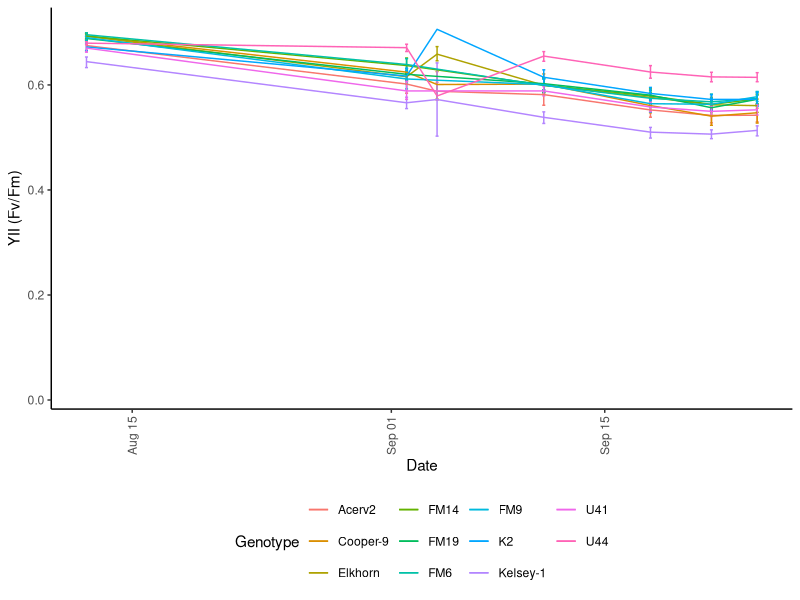
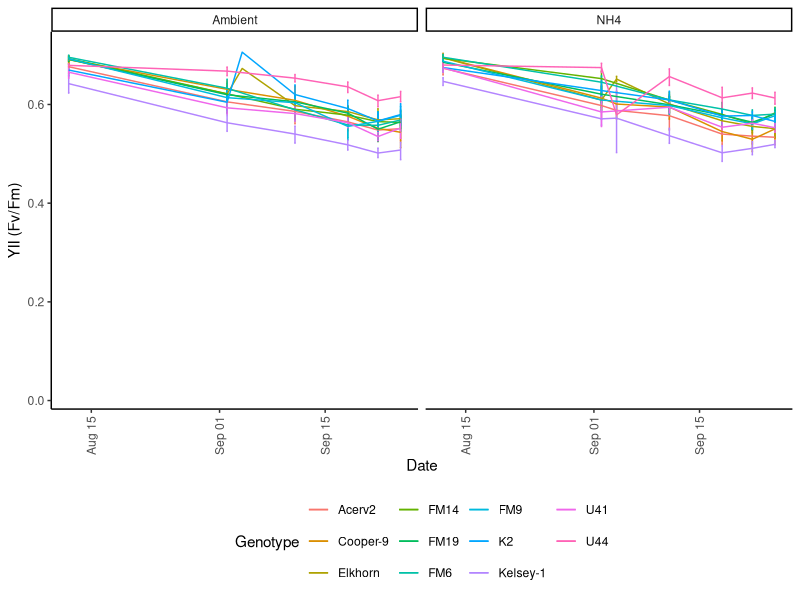
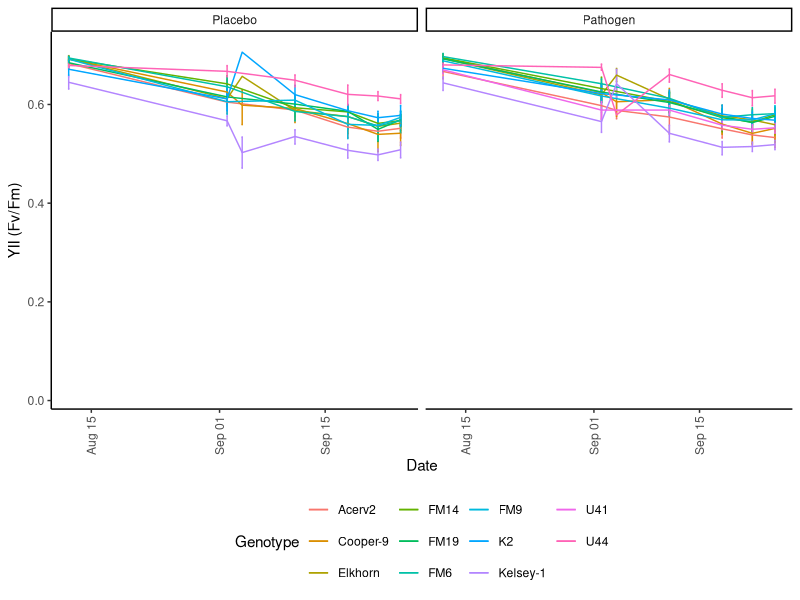
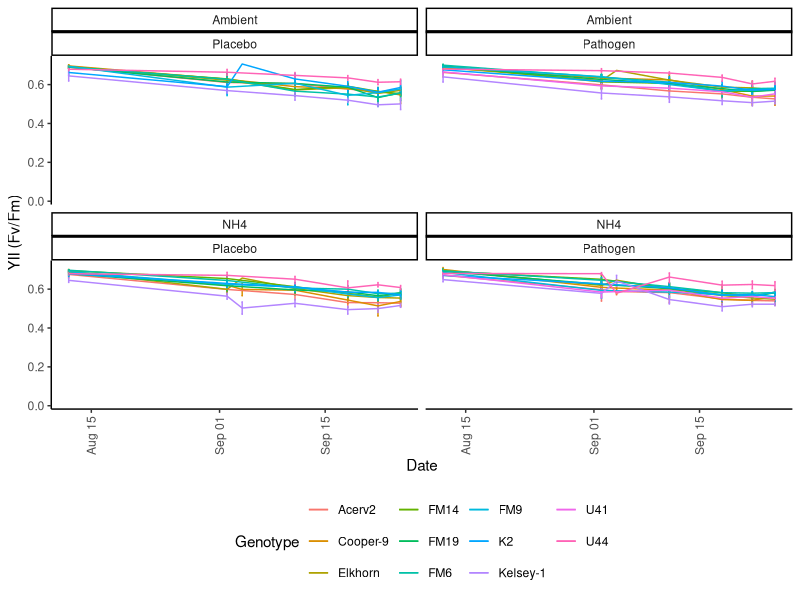
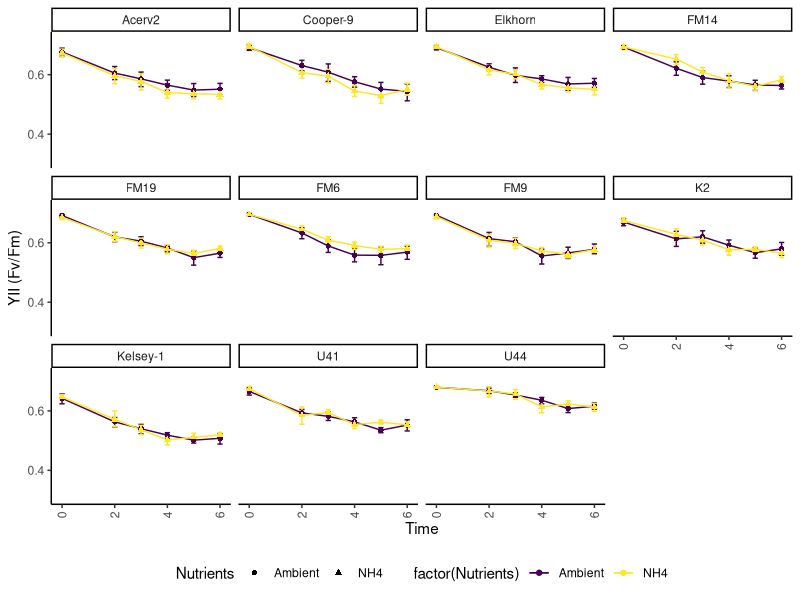
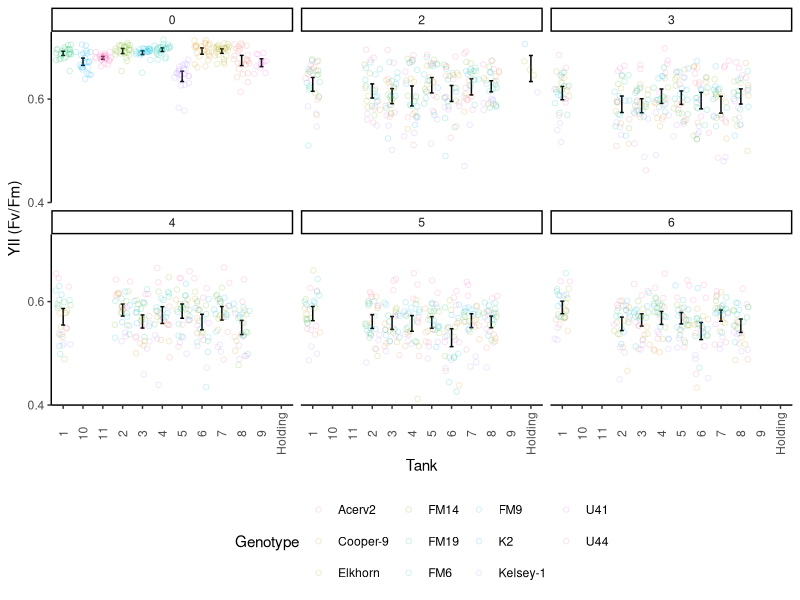
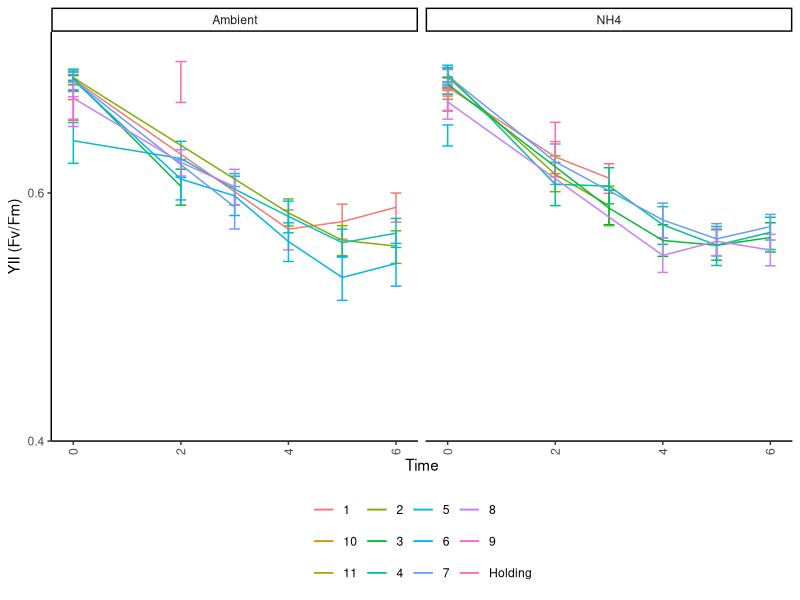
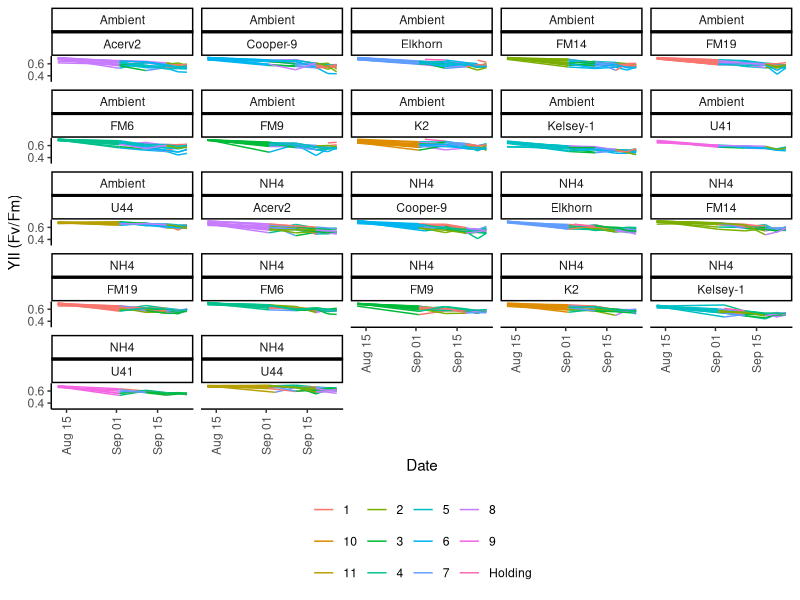

Here is the R script that generated these plots, in order: (Note: this script raises an error after producing the figures.)
## ---- chunk 1
knitr::opts_chunk$set(echo = TRUE, warning=FALSE, message=FALSE, fig.width=7, fig.height=7 )
## ---- chunk 2

# Get all libraries and sources required to run the script

library(dplyr)
library(plyr)
library(reshape2)
library(ggplot2)
library(ggthemes)

theme_set (theme_classic() + theme(panel.grid.major = element_blank(),
                              panel.grid.minor = element_blank(), 
                              axis.line = element_line(colour = "black"),
                              legend.position="none",
                              axis.text.x = element_text(angle = 90, vjust = 0.5),
                              plot.title = element_text(size=12, face="bold"),
                              #panel.border = element_rect(colour = "black", fill=NA, size=1)
                              panel.border = element_blank()
                              ))
## ---- chunk 3

# 1. Import data: 

  # Long format Ssid YII
    YII.Tall<-read.csv("Data/YII_tall.csv")

  # Wide format 
    # YII.wide<- YII.Tall<-readRDS("Data/YII.Wide.rds")
    # YII.Wide<-read.csv("Data/YII_Wide.csv")
  
  #summary(YII.Tall)


# 2. Data clean-up an types: 
  
  # Variable types 
    #YII.nutrients$Time <- as.factor(YII.nutrients$Time)
    YII.Tall$Time<-as.numeric(YII.Tall$Time)
    YII.Tall$Date<-as.Date(YII.Tall$Date, "%Y-%m-%d")
    YII.Tall$Days<-(as.numeric(YII.Tall$Date)-18486)
  
  # Remove-unused data    
    Extras <- YII.Tall[which (YII.Tall$Nutrients=="Extra"), ]
    YII.Tall <- droplevels(YII.Tall[!rownames(YII.Tall) %in%
                                        rownames(Extras), ])
    
    Error <- YII.Tall[which (YII.Tall$YII==0), ]
    YII.Tall <- droplevels(YII.Tall[!rownames(YII.Tall) %in%
                                        rownames(Error), ])
  # Treatments
    YII.Tall$Nutrients<-factor(YII.Tall$Nutrients, 
                             levels= c("Ambient", "NH4"), ordered=TRUE)
    YII.Tall$Disease<-factor(YII.Tall$Disease, 
                             levels= c("Placebo", "Pathogen"), ordered=TRUE)
  # Replicates
    YII.Tall$Tank<-factor(YII.Tall$Tank, ordered=FALSE)
    YII.Tall$Genotype<-factor(YII.Tall$Genotype, ordered=FALSE)
  
  summary(YII.Tall)

# Subset data  
YII.CRF<-YII.Tall[which(YII.Tall$Genotype=='K2'|
                      YII.Tall$Genotype=='U41'|
                      YII.Tall$Genotype=='U44'), ]

YII.UM<-YII.Tall[which(YII.Tall$Genotype=='Acerv2'|
                      YII.Tall$Genotype=='Cooper-9'|
                      YII.Tall$Genotype=='Elkhorn'|
                      YII.Tall$Genotype=='Kelsey-1'), ]

YII.FWC<-YII.Tall[which(YII.Tall$Genotype=='FM14'|
                      YII.Tall$Genotype=='FM6'|
                      YII.Tall$Genotype=='FM19'|
                      YII.Tall$Genotype=='FM9'), ]
## ---- chunk 4
# Genotype

YII_Genet<- ggplot(YII.Tall, aes (Date, YII, colour=Genotype)) +
  stat_summary(fun.data = "mean_cl_boot",geom = "errorbar", width = 0.2 )+
  stat_summary(fun.y=mean, geom="line") + 
  #geom_jitter(alpha=0.5, shape=21)+
  theme(legend.position = "bottom")+
  scale_y_continuous(limits = c(0, .73),
                         breaks = seq(0, 0.7,0.2),  
                         expand = c(0.01, 0.01),
                         name=("YII (Fv/Fm)"))
  
YII_Genet

YII_Genet+ facet_wrap(~Nutrients)
YII_Genet+ facet_wrap(~Disease)
YII_Genet+ facet_wrap(Nutrients~Disease)


YII_Genet<- ggplot(YII.Tall, aes (Time, YII, colour=factor(Nutrients), shape=Nutrients)) +
  stat_summary(fun.data = "mean_cl_boot",geom = "errorbar", width = 0.2 )+
  stat_summary(fun.y=mean, geom="line") + 
  stat_summary(fun.y=mean, geom="point") +
  #geom_jitter(alpha=0.2)+
  theme(legend.position = "bottom")+
  scale_y_continuous(limits = c(0.3, .73),
                         breaks = seq(0, 0.7,0.2),  
                         expand = c(0.01, 0.01),
                         name=("YII (Fv/Fm)"))
YII_Genet+ facet_wrap(~Genotype)
## ---- chunk 5
YII_Tank<- ggplot(YII.Tall, aes (Tank, YII)) +
  stat_summary(fun.data = "mean_cl_boot",geom = "errorbar", width = 0.2 )+
  stat_summary(fun.y=mean, geom="line") + 
  scale_y_continuous(limits = c(0.4, .73),
                         breaks = seq(0, 0.7,0.2),  
                         expand = c(0, 0),
                         name=("YII (Fv/Fm)"))+
  geom_jitter(aes(colour=Genotype), alpha=0.2, shape=21)+
  facet_wrap(~Time) +
  theme(legend.position = "bottom")
YII_Tank

YII_Tank2<- ggplot(YII.Tall, aes (Time, YII, colour=(Tank))) + 
      
  stat_summary(fun.data = "mean_cl_boot",geom = "errorbar", width = 0.2 )+
  stat_summary(fun.y=mean, geom="line") + 
     scale_y_continuous(limits = c(0.4, .73),
                         breaks = seq(0, 0.7,0.2),  
                         expand = c(0, 0),
                         name=("YII (Fv/Fm)"))+
    
    theme(legend.position="bottom",
        legend.title = element_blank(), 
        strip.background =element_rect(fill=NA)) 
YII_Tank2+facet_wrap(~Nutrients)

# YII_Tank+ facet_wrap(Time~Nutrients)
# YII_Tank+ facet_wrap(Time~Disease)
## ---- chunk 6
YII_Frag<- ggplot(YII.Tall, aes (Date, YII, group=(Fragment),
                                    colour=factor(Tank))) + 
      geom_line()+
      
     scale_y_continuous(limits = c(0.3, .73),
                         breaks = seq(0, 0.7,0.2),  
                         expand = c(0, 0),
                         name=("YII (Fv/Fm)"))+
    
    theme(legend.position="bottom",
        legend.title = element_blank(), 
        strip.background =element_rect(fill=NA)) 
YII_Frag+facet_wrap(Nutrients~Genotype)


YII_Frag1 <- ggplot(YII.Tall, aes (Date, YII, group=(Fragment),
                                    colour=factor(Genotype))) + 
      geom_line()+
      
     scale_y_continuous(limits = c(0.4, .73),
                         breaks = seq(0, 0.7,0.2),  
                         expand = c(0, 0),
                         name=("YII (Fv/Fm)"))+
    
    theme(legend.position="bottom",
        legend.title = element_blank(), 
        strip.background =element_rect(fill=NA)) 
YII_Frag1+facet_wrap(Nutrients~A_Tank)

## ---- chunk 7

YII_Nutrient<- ggplot(YII.Tall, aes (Date, YII,
                                    group=(Genotype),
                                    colour=factor(Genotype))) + 
      
  stat_summary(fun.data = "mean_cl_boot",geom = "errorbar", width = 0.5 )+
  stat_summary(fun.y=mean, geom="line") + 
     scale_y_continuous(limits = c(0.0, .73),
                         breaks = seq(0, 0.7,0.2),  
                         expand = c(0, 0),
                         name=("YII (Fv/Fm)"))+
  geom_vline(xintercept = as.Date("2020-09-14"), linetype=3)+
    
    theme(legend.position="bottom",
        legend.title = element_blank(), 
        strip.background =element_rect(fill=NA)) 
YII_Nutrient+facet_wrap(~Nutrients)

YII_Disease<- ggplot(YII.Tall, aes (Time, YII, group=(Genotype),
                                    colour=factor(Genotype))) + 
      
  stat_summary(fun.data = "mean_cl_boot",geom = "errorbar", width = 0.2 )+
  stat_summary(fun.y=mean, geom="line") + 
     scale_y_continuous(limits = c(0.4, .73),
                         breaks = seq(0, 0.7,0.2),  
                         expand = c(0, 0),
                         name=("YII (Fv/Fm)"))+
    
    theme(legend.position="bottom",
        legend.title = element_blank(), 
        strip.background =element_rect(fill=NA)) 
YII_Disease+facet_wrap(~Disease)

## ---- chunk 8
YII_Genotype<- ggplot(YII.Tall, aes (Date, YII, colour=factor(Nutrients))) +
  stat_summary(fun.data = "mean_cl_boot",geom = "errorbar", width = 0.2 )+
  stat_summary(fun.y=mean, geom="line")
YII_Genotype +  facet_grid (~Disease)
YII_Genotype +  facet_wrap(~Genotype)

YII_Genotype<- ggplot(YII.Tall, aes (Time, YII, colour=factor(Nutrients))) +
  stat_summary(fun.data = "mean_cl_boot",geom = "errorbar", width = 0.2 )+
  stat_summary(fun.y=mean, geom="line")
YII_Genotype + facet_grid (Genotype~.)

YII_Genotype<- ggplot(YII.Tall, aes (Time, YII, colour=factor(Fragment))) +
  # stat_summary(fun.data = "mean_cl_boot",geom = "errorbar", width = 0.2 )+
  #stat_summary(fun.y=mean, geom="point", size =3, alpha=0.5) +
  stat_summary(fun.y=mean, geom="line") +   theme_gdocs()
YII_Genotype + ylim(0.2, 0.65) + facet_grid (Genotype~Nutrients) + theme(legend.position="none")
  # xlim(as.Date(c("2017-11-01", "2018-02-30")))

# Nutrients

YII_Treat<- ggplot(YII.Tall, aes (Date, YII, colour=factor(Nutrients))) +   stat_summary(fun.data = "mean_cl_boot",geom = "errorbar", width = 0.2)+
  stat_summary(fun.y=mean, geom="point", size =3, alpha=0.5) +
  stat_summary(fun.y=mean, geom="line") + theme_gdocs()
YII_Treat  + ylim(0.2, 0.7) #+ xlim(as.Date(c("2017-11-01", "2018-01-20"))) +
   #facet_grid (~Replicate)  #+ geom_jitter()

YII_Date <- ggplot(YII.Tall, aes (Nutrients, YII, colour=factor(Nutrients))) +
  stat_summary(fun.data = "mean_cl_boot",geom = "errorbar", width = 0.2)+
  stat_summary(fun.y=mean, geom="point", size =3, alpha=0.5) +
  theme_gdocs() 
YII_Date + facet_grid (Genotype~Date) + theme(legend.position="none")

## ---- chunk 9

# After nutrients 

YII.nutrients<-YII.Tall[which(YII.Tall$Time>4),]

YII_Genotype<- ggplot(YII.nutrients, aes (Date, YII, colour=factor(Genotype))) +
  stat_summary(fun.data = "mean_cl_boot",geom = "errorbar", width = 0.2 )+
  #stat_summary(fun.y=mean, geom="point", size =3, alpha=0.5) +
  stat_summary(fun.y=mean, geom="line") +   theme_gdocs()
YII_Genotype + ylim(0.2, 0.7) + facet_grid (Nutrients~.)

YII_Nut<- ggplot(YII.nutrients, aes (Date, YII, colour=factor(Nutrients))) +
  stat_summary(fun.data = "mean_cl_boot",geom = "errorbar", width = 0.2 )+
  stat_summary(fun.y=mean, geom="point", size =3, alpha=0.5) +
  stat_summary(fun.y=mean, geom="line") +   theme_gdocs()
YII_Nut + ylim(0.2, 0.7) +  facet_wrap (~Genotype) 

YII_Nut<- ggplot(YII.nutrients, aes (Date, YII, colour=factor(Nutrients))) +
  stat_summary(fun.data = "mean_cl_boot",geom = "errorbar", width = 0.2 )+
  stat_summary(fun.y=mean, geom="point", size =3, alpha=0.5) +
  stat_summary(fun.y=mean, geom="line") +   theme_gdocs()
YII_Nut + ylim(0.2, 0.7)


YII_Date_Nut<- ggplot(YII.nutrients, aes (Nutrients, YII, colour=factor(Nutrients))) +
  stat_summary(fun.data = "mean_cl_boot",geom = "errorbar", width = 0.2 )+
  stat_summary(fun.y=mean, geom="point", size =3, alpha=0.5) +
  stat_summary(fun.y=mean, geom="line") +   theme_gdocs()
YII_Date_Nut + ylim(0.2, 0.7) +   facet_grid (~Date) 
  # + xlim(as.Date(c("2017-11-01", "2018-01-20")))


YII_VariationOverTime <- ggplot(YII.Tall, aes (Time, YII, colour=factor(Genotype)))+ 
  geom_point() + facet_wrap (~Nutrients)

library(lattice)
xyplot(YII ~ Time | Nutrients, data=YII.nutrients, type=c("p", "r"), ylim=c(0.0, 0.7))
## ---- chunk 10

Survivors  <- YII.nutrients[, c("Fragment", "Days", "Genotype", "Nutrients")]
  library(plyr)
  SurvivorsFrecuency<-as.data.frame(xtabs(~ Days + Nutrients, Survivors))
  write.csv(SurvivorsFrecuency, "SurvivorsFrecuency.csv")

YII_Genotype<- ggplot(YII.nutrients, aes (Days, YII, colour=factor(Genotype))) +
  stat_summary(fun.data = "mean_cl_boot",geom = "errorbar", width = 0.2 )+
  #stat_summary(fun.y=mean, geom="point", size =3, alpha=0.5) +
  stat_summary(fun.y=mean, geom="line") +   theme_gdocs()
YII_Genotype + ylim(0.45, 0.65) + facet_grid (~Nutrients)

YII_Nutrients<- ggplot(YII.nutrients, aes (Days, YII, colour=Nutrients)) +
  stat_summary(fun.data = "mean_cl_boot",geom = "errorbar", 
               width = 0.2, position = position_dodge(width = 2) )+
  #stat_summary(fun.y=mean, geom="point", size =3, alpha=0.5) +
  stat_summary(fun.y=mean, geom="line") +   theme_bw () + ggtitle("B.")+
  theme(plot.background=element_blank(), 
            panel.border = element_blank(),
            axis.line = element_line(colour = "black"),
            panel.grid.major = element_blank(),
            panel.grid.minor = element_blank(),
            legend.position="bottom",
            strip.background = element_rect(fill="white")) +
      annotate("rect", xmin= 2, xmax = 91,
               ymin = 0.1, ymax =0.2, fill="blue", alpha = .04)+
      annotate("rect", xmin= 79, xmax = 90,
               ymin = 0.1, ymax = .7, fill="orange", alpha = .04)+
      annotate("rect", xmin= 90, xmax = 113,
               ymin = 0.1, ymax = 0.7, fill="red", alpha = .04)+
       scale_y_continuous(limits = c(0.1, 0.7),
                         breaks = seq(0.2, 0.6,0.2),  
                         expand = c(0, 0),
                         name=("YII (Fv/Fm)")) +
      scale_x_continuous(name="Days in the experiment",
                         limits = c(-2,115),
                         breaks = seq(0, 110, 15),  
                         expand = c(0, 0)) + 
    facet_grid (Genotype~., labeller = labeller(Genotype=c(`Green` = "A.cer_1", 
                                    `Green and Orange` = "A.cer_2",
                                    `Orange` = "A.cer_3", 
                                    `Red and Orange` = "A.cer_4",
                                    `Red and Yellow` = "A.cer_5")))
YII_Nutrients 

    ggsave(file="5.3B_YII.svg", plot=YII_Nutrients, width=3.0, height=6)
    ggsave(file="5.3B_YII_NOGenotype.svg", plot=YII_Nutrients, width=3.0, height=3)


# Libraries 
  library(lme4)
  library(multcomp)
  library(multcompView)
  library(lsmeans)
      library(emmeans)
  library(effects)
  library(lmerTest)

# More complex model 
    
YII.nutrients<-subset(YII.nutrients, Days<120)
YII.nutrients$DayF<-as.factor(YII.nutrients$Days)

LM_1 <- lmer(YII ~ Nutrients * DayF + 
                             (1|Genotype/Fragment), REML=TRUE, data= YII.nutrients)

step(LM_1)
LM_2 <- lmer(YII ~ Nutrients * Days + 
                             (Nutrients|Genotype), REML=TRUE,  data= YII.nutrients)
 
LM_3 <- lmer(YII ~ Nutrients * Days + 
                             (1|Genotype), REML=TRUE, data= YII.nutrients)
 
LM_4 <- lm(YII ~ Nutrients * Days, REML = FALSE, data= YII.nutrients)

# Select model

anova(LM_1, LM_2, refit=FALSE)
anova(LM_2, LM_3, refit=FALSE)
anova(LM_3, LM_4)
 
# Final mdel 
LM_Nutrients_Days<-lmer(YII ~ Nutrients * Days + 
                             (Nutrients|Genotype), data= YII.nutrients)
  anova(LM_1)
  summary(LM_1)
  coef(LM_1)
  fitted(LM_1)
      
      layout(matrix(1:4,2,2))  
      plot(LM_1)  
      
plot(Effect(c("Nutrients","DayF"), LM_1), x.var="DayF", multiline=T, ci.style="bars")

#  Pair-wise comparisons
cld(emmeans(LM_1, "Nutrients"))
YIIAcerEmm<-cld(emmeans(LM_1, specs = c("Nutrients", "DayF")))
write.csv(YIIAcerEmm, "YIIAcerEmm.csv")

## ---- chunk 11


# Last Data Point before nutrients 

  lastYII_BN<-ggplot (YII.Wide, aes(Genotype.5, YII.5, colour=factor(Nutrients.5)))
  lastYII_BN + stat_summary(fun.data = "mean_cl_boot",geom = "errorbar", width = 0.2)+
     stat_summary(fun.y=mean, geom="point", size =3, alpha=0.5) + theme_gdocs()
  
  LM_TC_B<-lm(YII.5~Nutrients.5*Genotype.5, data = YII.Wide)
  
  anova(LM_TC_B)
  TukeyHSD(aov(LM_TC_B))
  
  cld(lsmeans(LM_TC_B, "Nutrients.5"))
  cld(lsmeans(LM_TC_B, "Genotype.5"))
  cld(lsmeans(LM_TC_B, specs = c("Nutrients.5", "Genotype.5")))

# Last Data Point After nutrients 

lastYII_BN<-ggplot (YII.Wide, aes(Genotype.13, YII.13, colour=factor(Nutrients.13)))
  lastYII_BN + stat_summary(fun.data = "mean_cl_boot",geom = "errorbar", width = 0.2)+
     stat_summary(fun.y=mean, geom="point", size =3, alpha=0.12) + theme_gdocs()
  
  LM_TC_B<-lm(YII.12~Nutrients.12*Genotype.12, data = YII.Wide)
  
  anova(LM_TC_B)
  TukeyHSD(aov(LM_TC_B))
  
  cld(lsmeans(LM_TC_B, "Nutrients.12"))
  cld(lsmeans(LM_TC_B, "Genotype.12"))
  cld(lsmeans(LM_TC_B, specs = c("Nutrients.12", "Genotype.12")))

## ---- chunk 12
# Creates bibliography 
#knitr::write_bib(c(.packages()), "packages.bib")
